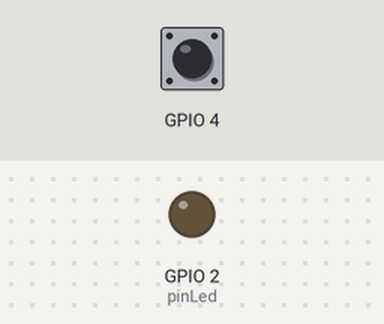
A sketch run on a simulated ESP32. Parts: output pins drawn as LEDs (lit = HIGH). The inputs (shaded band) are chosen by the test bench; at power-on: GPIO 4 HIGH.

Above: at 1.2 s.
1.3 s: GPIO 4 pulled LOW for 0.15 s
At 1.4 s:
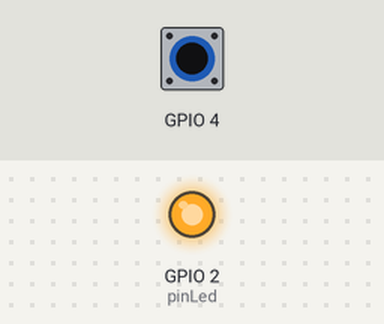
3.0 s: GPIO 4 pulled LOW for 3.2 s
At 7.3 s:
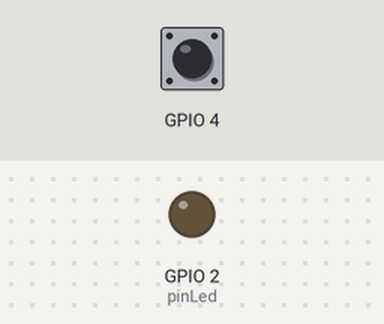
Timing chart, 0 to 8.8 s (numbered marks = the images above; inputs shaded):
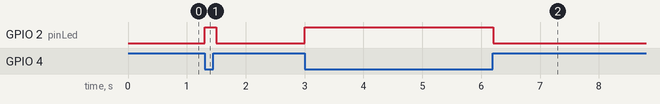

Measured:
- after the input at 1.3 s, GPIO 2 (pinLed): LOW → HIGH at once, → LOW 0.20 s later
- after the input at 3.0 s, GPIO 2 (pinLed): LOW → HIGH at once, → LOW 3.2 s later

The sketch:

touchLed.ino
```cpp
#define pinLed 2

void setup() {
  pinMode(T0, INPUT);
  pinMode(pinLed, OUTPUT);
}

void loop() {
  if (touchRead(T0) < 20) {
    digitalWrite(pinLed, HIGH);
  } else {
    digitalWrite(pinLed, LOW);
  }
  delay(100);
}
```
